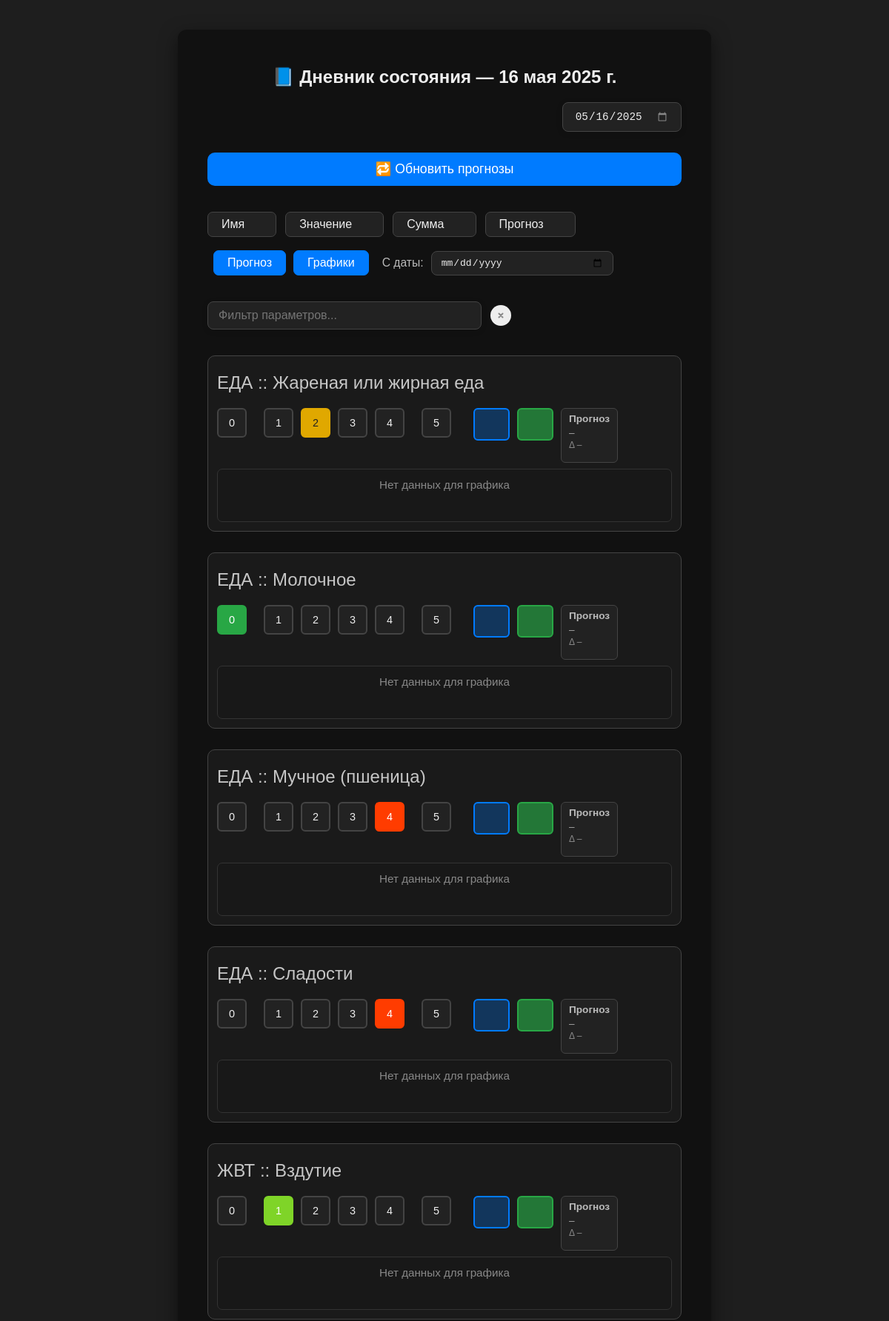
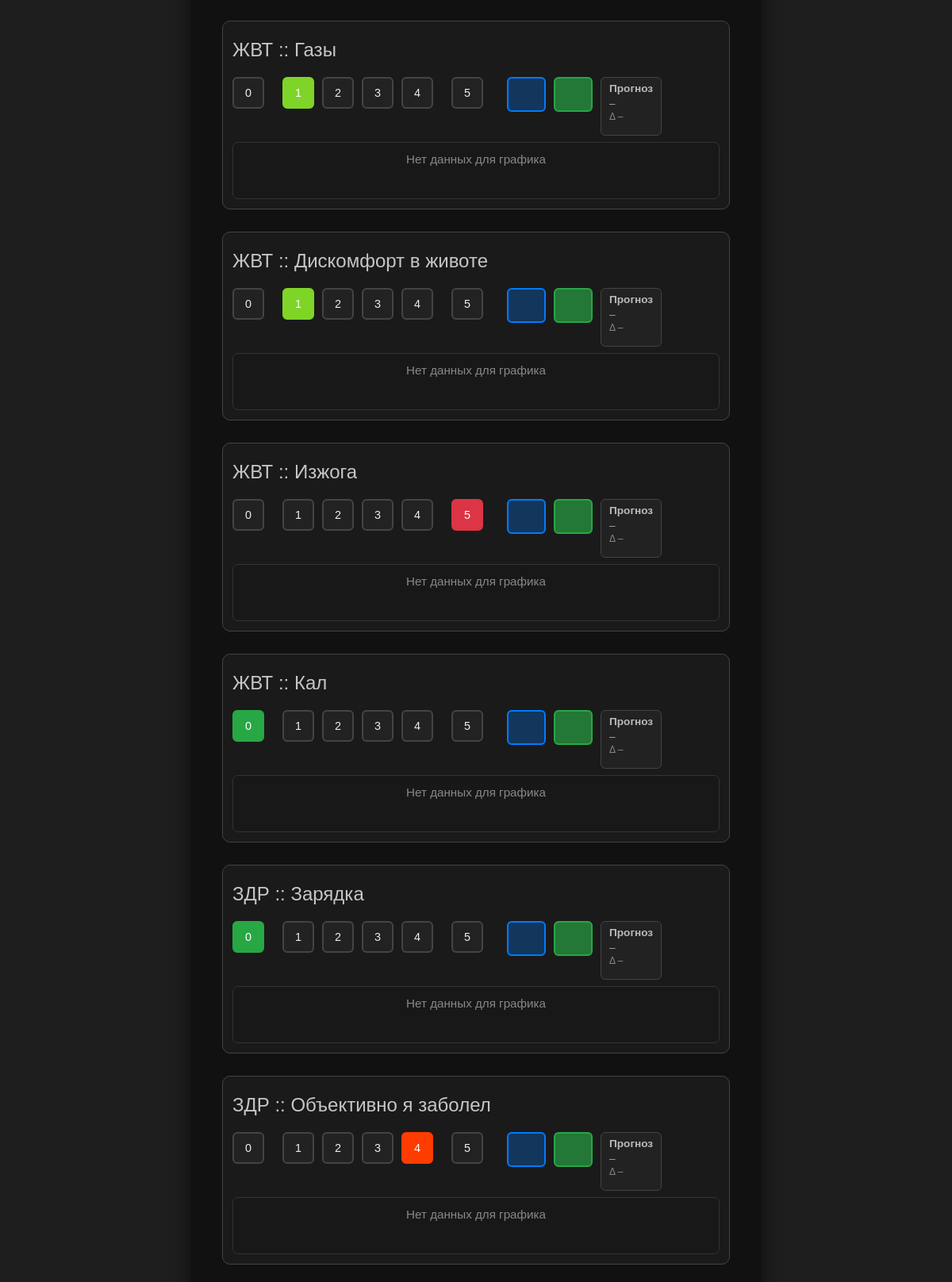
Screenshot of /add/ (upper part) with the database file from the repository (2 pictures, top to bottom).
### diary_analytic/models.py (models this page shows, shortened)
class Parameter(models.Model):
    key = models.CharField(max_length=100, unique=True)
    name = models.CharField(max_length=255)
    is_active = models.BooleanField(default=True)

### diary_analytic/views.py (the view, shortened to what this page needs)
# urls.py: path("add/", views.add_entry, name="add_entry"),
def add_entry(request: HttpRequest) -> HttpResponse:
    today_str = datetime.now().date().isoformat()  # Строка сегодняшней даты (например, "2025-05-12")
    selected_str = request.GET.get("date", today_str)  # Если нет ?date=, то подставляем сегодня
    try:
        selected_date = datetime.strptime(selected_str, "%Y-%m-%d").date()
        web_logger.debug(f"[add_entry] ✅ Получена дата из запроса: {selected_date}")
    except ValueError:
        selected_date = datetime.now().date()
        web_logger.warning(f"[add_entry] ⚠️ Некорректная дата '{selected_str}' — используем текущую: {selected_date}")
    entry, created = Entry.objects.get_or_create(date=selected_date)
    if created:
        web_logger.debug(f"[add_entry] 🆕 Создана новая запись Entry на дату: {selected_date}")
    else:
        web_logger.debug(f"[add_entry] 📄 Найдена запись Entry на дату: {selected_date}")
    form = EntryForm(instance=entry)
    web_logger.debug(f"[add_entry] 🧾 Инициализирована форма комментария для Entry ({selected_date})")
    parameters = Parameter.objects.filter(is_active=True).order_by("name")
    web_logger.debug(f"[add_entry] 📌 Загружено активных параметров: {parameters.count()}")
    entry_values = EntryValue.objects.filter(entry=entry).select_related("parameter")
    web_logger.debug(f"[add_entry] 🔍 SQL запрос: {entry_values.query}")
    values_map = {
        v.parameter.key: v.value
        for v in entry_values
    }
    web_logger.debug(f"[add_entry] 📊 Загружено параметров для Entry: {len(values_map)}")
    for key, value in values_map.items():
        web_logger.debug(f"[add_entry] 📌 Параметр {key}: значение {value} (тип: {type(value)})")
    for param in parameters:
        if param.key not in values_map:
            web_logger.debug(f"[add_entry] ⚠️ Параметр {param.key} не имеет значения в базе")
    web_logger.debug(f"[add_entry] 📤 Передаём данные в шаблон add_entry.html")
    context = {
        "form": form,
        "parameters": parameters,
        "values_map": values_map,
        "selected_date": selected_date,
        "today_str": today_str,
    }
    context["predictions_by_model"] = get_predictions_by_models(selected_date)
    return render(request, "diary_analytic/add_entry.html", context)

### diary_analytic/forms.py
class EntryForm(forms.ModelForm):
    class Meta:
        model = Entry
        fields = ['comment']
        widgets = {
            'comment': forms.Textarea(attrs={
                'rows': 3,
                'placeholder': 'Добавьте комментарий к дню...',
                'class': 'form-control',
            })
        }
        labels = {
            'comment': 'Комментарий к дню',
        }

### diary_analytic/ml_utils/__init__.py (called while the page is built)
def get_model(name: str):
    if name == "base":
        return base_model
    elif name == "flags":
        return flags_model
    raise ValueError(f"Неизвестная модель: {name}")

### diary_analytic/predictor_manager.py (called while the page is built, shortened)
    def predict_for_date(self, date):
        from diary_analytic.utils import get_today_row
        import os
        import joblib
        import pandas as pd
        row = get_today_row(date)
        predictions = {}
        model_dir = os.path.join(os.path.dirname(os.path.dirname(__file__)), "diary_analytic", "trained_models", self.strategy)
        if not os.path.exists(model_dir):
            return predictions

### diary_analytic/templatetags/diary_filters.py (called while the page is built)
@register.filter
def get(dictionary, key):
    value = dictionary.get(key)
    web_logger.debug(f"[template filter get] key={key}, value={value}, type={type(value)}")
    return value

### diary_analytic/utils.py (called while the page is built)
def get_diary_dataframe() -> pd.DataFrame:
    values = EntryValue.objects.select_related("entry", "parameter")
    rows = []
    for val in values:
        rows.append({
            "date": val.entry.date,             # Дата (строка = день)
            "parameter": val.parameter.key,     # Название параметра (ключ)
            "value": val.value                  # Значение от 0.0 до 5.0
        })
    df = pd.DataFrame(rows)
    if df.empty:
        return pd.DataFrame()  # если данных нет — вернуть пустую таблицу
    df = df.pivot(index="date", columns="parameter", values="value")
    df.sort_index(inplace=True)
    return df

def get_today_row(target_date: date) -> dict:
    df = get_diary_dataframe()
    if df.empty or target_date not in df.index:
        return {}
    return df.loc[target_date].dropna().to_dict()

### diary_analytic/views.py (called while the page is built)
def get_predictions_by_models(date):
    model_names = ["base", "flags"]  # список моделей, которые есть
    predictions = {}
    for model_name in model_names:
        manager = PredictorManager(model_name)
        preds = manager.predict_for_date(date)
        predictions[model_name] = preds  # {'param1': 1.2, 'param2': 3.1, ...}
    return predictions

### diary_analytic/templates/diary_analytic/add_entry.html (shortened to what this page needs)
{% load static %}
{% load diary_filters %}
{% load diary_tags %}
{% load static %}
<!DOCTYPE html>
<html lang="ru">
<head>
  <link rel="stylesheet" href="{% static 'css/add_entry.css' %}">
</head>
<body>
  <div class="container">
    <h2>📘 Дневник состояния — {{ selected_date }}</h2>
    <div class="date-selector" style="margin-bottom: 28px; margin-top: 0; display: flex; justify-content: flex-end;">
      <input
        id="date-input"
        type="date"
        lang="ru-RU"
        value="{{ selected_date|date:'Y-m-d' }}"
        onchange="window.location.href='?date='+encodeURIComponent(this.value)"
      />
    </div>
    <button id="retrain-models-btn" type="button" style="width:100%;margin-bottom:35px;padding:12px;font-size:1.1em;background:#007bff;color:white;border:none;border-radius:10px;cursor:pointer;">🔁 Обновить прогнозы</button>
    <div class="sort-buttons-row">
      <div class="sort-btns-left">
        <button type="button" class="sort-btn" data-sort="name">Имя </button>
        <button type="button" class="sort-btn" data-sort="value">Значение </button>
        <button type="button" class="sort-btn" data-sort="sum">Сумма </button>
        <button type="button" class="sort-btn" data-sort="prediction">Прогноз </button>
      </div>
    </div>
    <div id="charts-date-range-block" style="display: flex; align-items: center; gap: 10px; margin-bottom: 10px; max-width: 340px;">
      <button type="button" class="charts-toggle-btn" id="predictions-toggle-btn">Прогноз</button>
      <button type="button" class="charts-toggle-btn" id="charts-toggle-btn" style="margin-left:0;">Графики</button>
      <label for="charts-min-date" style="color:#bbb;font-size:0.98em; margin-left: 8px;">С&nbsp;даты:</label>
      <input type="date" id="charts-min-date" lang="ru-RU" style="min-width: 220px; background:#222;color:#eee;border:1.5px solid #444;border-radius:8px;padding:7px 12px;font-size:1em;outline:none;" />
    </div>
    <div class="filter-row" style="margin-top: 35px; margin-bottom: 35px; display: flex; justify-content: flex-start; align-items: center; gap: 8px;">
      <input id="param-filter-input" type="text" placeholder="Фильтр параметров..." autocomplete="off" />
      <button type="button" class="filter-clear-btn" aria-label="Очистить фильтр" title="Очистить фильтр" style="display: flex; align-items: center; justify-content: center; width: 28px; height: 28px; border-radius: 50%; border: none; background: #eee; color: #888; font-size: 1.2em; cursor: pointer; margin-left: 4px;">
        <svg width="16" height="16" viewBox="0 0 16 16" fill="none" xmlns="http://www.w3.org/2000/svg">
          <circle cx="8" cy="8" r="8" fill="#eee"/>
          <path d="M5.5 5.5L10.5 10.5M10.5 5.5L5.5 10.5" stroke="#888" stroke-width="2" stroke-linecap="round"/>
        </svg>
      </button>
    </div>
    {% for param in parameters %}
      <div class="parameter-block" data-key="{{ param.key }}" data-param="{{ param.key }}">
        <div class="param-title">{{ param.name }}</div>
        <div class="param-flex-row" style="display: flex; align-items: flex-start;">
          <div class="rating-buttons">
            {% for i in "012345"|make_list %}
              <button class="value-button{% if values_map|get:param.key|stringformat:'g' == i %} selected{% endif %}" data-value="{{ i }}">{{ i }}</button>
            {% endfor %}
          </div>
          <div class="param-sum-block" id="param-sum-{{ param.key }}" style="min-width: 25px; height: 2.5rem; display: flex; align-items: center; justify-content: center; background:rgba(0, 123, 255, 0.29); color: #eee; border: 2px solid #007bff; border-radius: 6px; font-size: 1em; margin-right: 10px; padding: 0 10px; font-weight: bold;"></div>
          <div class="param-sum-block-range" id="param-sum-range-{{ param.key }}" style="min-width: 25px; height: 2.5rem; display: flex; align-items: center; justify-content: center; background:rgba(40, 167, 70, 0.66); color: #eee; border: 2px solid #28a745; border-radius: 6px; font-size: 1em; margin-right: 10px; padding: 0 10px; font-weight: bold;">–</div>
          <div class="prediction-wrapper" style="margin-top: 0;">
            <div class="prediction-block">
              <div class="prediction-title">Прогноз</div>
              <div class="predicted" id="predicted-{{ param.key }}">–</div>
              <div class="predicted-secondary" id="predicted-delta-{{ param.key }}">Δ –</div>
            </div>
          </div>
        </div>
        <div class="history-chart-block" style="display:none;">
          <div class="history-chart-empty" id="history-chart-empty-{{ param.key }}" style="display:none;color:#888;text-align:center;font-size:0.95em;margin-top:4px;">Нет данных для графика</div>
        </div>
      </div>
    {% endfor %}
  </div>
</body>
</html>

### diary_analytic/static/css/add_entry.css (style rules this page uses)
body { font-family: sans-serif; background-color: #1e1e1e; color: #eee; padding: 40px 20px; margin: 0; }
.container { max-width: 640px; margin: 0 auto; background: #111; padding: 30px 40px; border-radius: 12px; box-shadow: 0 8px 24px rgba(0,0,0,0.5); }
h2 { text-align: center; margin-bottom: 20px; }
.parameter-block { margin-bottom: 28px; padding: 12px; border: 1px solid #444; border-radius: 10px; background-color: #1a1a1a; }
.param-title { font-weight: 500; margin: 10px 0 20px 0; font-size: 1.5em; color: rgba(255, 255, 255, 0.754); }
.param-flex-row { display: flex; align-items: flex-start; }
.rating-buttons { display: flex; gap: 10px; flex-wrap: nowrap; margin-bottom: 8px; margin-right: 30px; }
.value-button { width: 2.5rem; height: 2.5rem; font-size: 0.9em; border: 2px solid #444; border-radius: 6px; background: #222; color: #eee; cursor: pointer; transition: 0.2s ease; display: inline-flex; justify-content: center; align-items: center; }
.value-button.selected { background-color: #28a745; color: white; border-color: #28a745; }
.value-button.selected[data-value="0"] { background-color: #28a745; border-color: #28a745; }
.value-button.selected[data-value="1"] { background-color: #7fd428; border-color: #7fd428; }
.value-button.selected[data-value="2"] { background-color: #e0a800; border-color: #e0a800; color: #222; }
.value-button.selected[data-value="4"] { background-color: #ff3c00; border-color: #ff3c00; }
.value-button.selected[data-value="5"] { background-color: #dc3545; border-color: #dc3545; }
.value-button[data-value="0"] { margin-right: 13px; }
.value-button[data-value="5"] { margin-left: 13px; }
.prediction-wrapper { display: flex; justify-content: space-between; gap: 12px; margin-top: 10px; }
.prediction-block { background: #222; border: 1px solid #444; border-radius: 6px; padding: 6px 10px; flex: 1; }
.prediction-title { font-weight: bold; font-size: 0.85em; margin-bottom: 4px; color: #bbb; }
.predicted { font-size: 0.85em; color: #aaa; margin-bottom: 2px; }
.predicted-secondary { font-size: 0.75em; color: #888; margin-bottom: 10px; }
.sort-buttons-row { display: flex; gap: 12px; margin-bottom: 18px; justify-content: space-between; align-items: center; }
.sort-btns-left { display: flex; gap: 12px; }
.sort-btn { background: #222; color: #eee; border: 1.5px solid #444; border-radius: 7px; padding: 7px 18px; font-size: 1em; cursor: pointer; transition: background 0.2s, color 0.2s, border 0.2s; }
.date-selector { display: flex; justify-content: flex-start; margin-bottom: 24px; }
#date-input[type="date"] { background: #222; color: #eee; border: 1.5px solid #444; border-radius: 8px; padding: 10px 16px; font-size: 1.1em; outline: none; transition: border 0.2s, box-shadow 0.2s; box-shadow: 0 2px 8px rgba(0,0,0,0.12); margin-right: 0; }
.history-chart-block { margin-top: 8px; background: #181818; border: 1px solid #333; border-radius: 7px; padding: 8px 8px 2px 8px; min-height: 60px; max-width: 100%; }
.charts-toggle-btn { background: #222; color: #eee; border: 1.5px solid #444; border-radius: 7px; padding: 7px 18px; font-size: 1em; cursor: pointer; transition: background 0.2s, color 0.2s, border 0.2s; margin-left: 16px; }
.charts-toggle-btn.active { background: #007bff; color: #fff; border-color: #007bff; }
.charts-toggle-btn#predictions-toggle-btn { margin-left: 8px; }
.filter-row { margin-bottom: 18px; display: flex; justify-content: flex-start; }
#param-filter-input { width: 100%; max-width: 340px; background: #222; color: #eee; border: 1.5px solid #444; border-radius: 8px; padding: 9px 14px; font-size: 1em; outline: none; transition: border 0.2s, box-shadow 0.2s; box-shadow: 0 2px 8px rgba(0,0,0,0.10); }

### rows the page displays
Parameter: name "ЕДА :: Жареная или жирная еда", make_list "0" "1" "2" "3" "4" "5"
Parameter: name "ЕДА :: Молочное", make_list "0" "1" "2" "3" "4" "5"
Parameter: name "ЕДА :: Мучное (пшеница)", make_list "0" "1" "2" "3" "4" "5"
Parameter: name "ЕДА :: Сладости", make_list "0" "1" "2" "3" "4" "5"
Parameter: name "ЖВТ :: Вздутие", make_list "0" "1" "2" "3" "4" "5"
Parameter: name "ЖВТ :: Газы", make_list "0" "1" "2" "3" "4" "5"
Parameter: name "ЖВТ :: Дискомфорт в животе", make_list "0" "1" "2" "3" "4" "5"
Parameter: name "ЖВТ :: Изжога", make_list "0" "1" "2" "3" "4" "5"
Parameter: name "ЖВТ :: Кал", make_list "0" "1" "2" "3" "4" "5"
Parameter: name "ЗДР :: Зарядка", make_list "0" "1" "2" "3" "4" "5"
Parameter: name "ЗДР :: Объективно я заболел", make_list "0" "1" "2" "3" "4" "5"

### other values shown
{{ selected_date }} "16 мая 2025 г."
